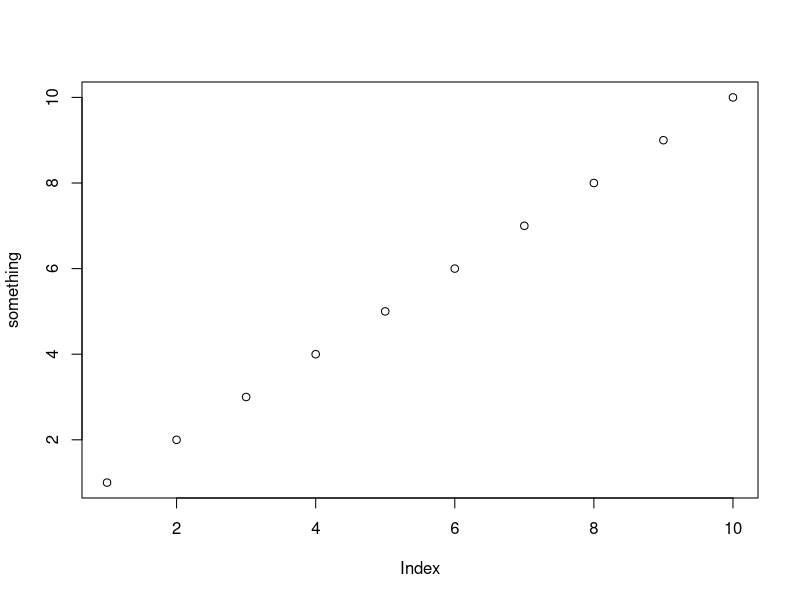
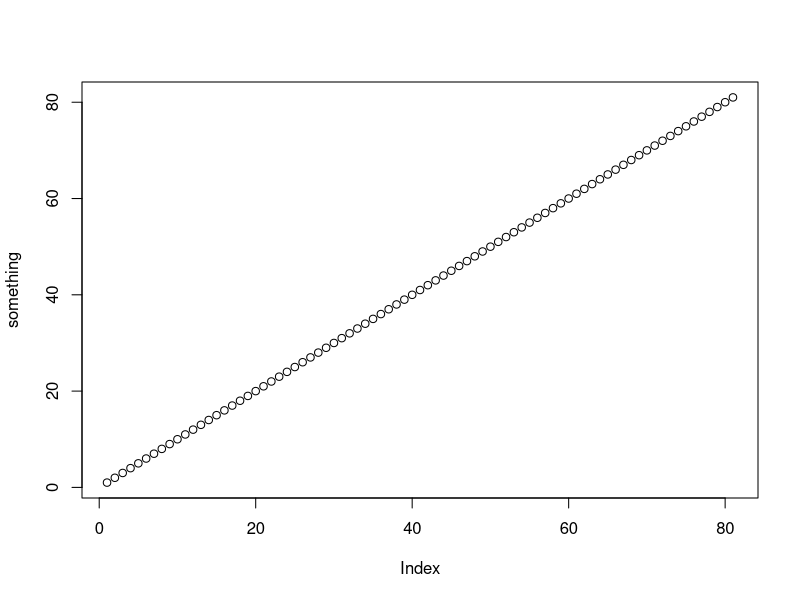

Reproduce these figures in R, in order.
## ---- chunk 1
a <- 2
b <- 3
c <- a+b
something <- seq(1:10)
plot(something)
## ---- chunk 2

something <- seq(20:100)
plot(something)
